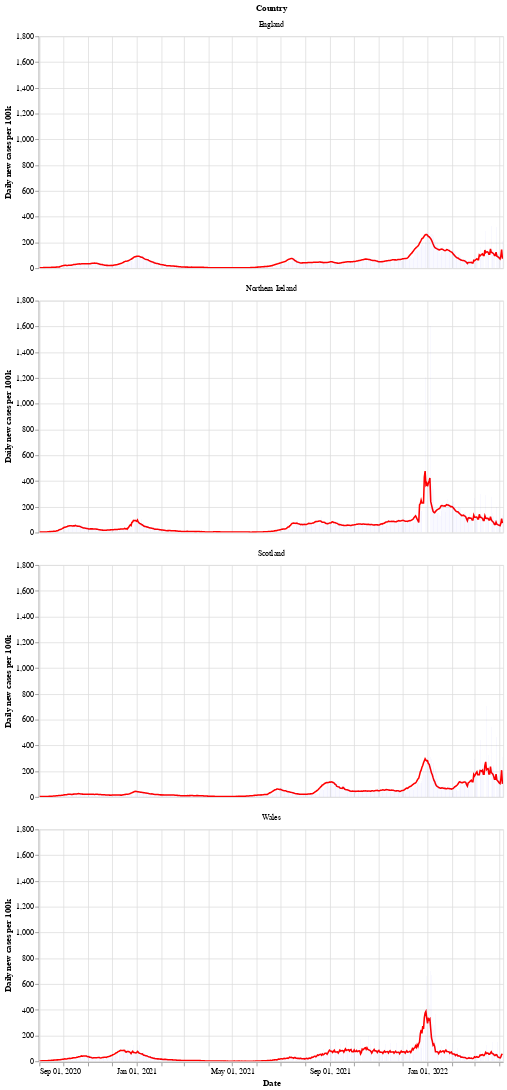

The notebook cell this image was saved under:
### Markdown cell above
Next is a bar chart of the number of new cases in each country (per 100k population), with the 7 day moving average of cases. Again we see that Wales saw a longer period of raising and falling cases compared to the other countries.

After a period of cases falling, each nation is now seeing a rise in the number of cases - especially in Wales.

### Code cell
# collapse
bars = alt.Chart(uk_cases).mark_bar().encode(
    x=alt.X("yearmonthdate(date):T", axis=alt.Axis(title='Date')),
    y=alt.Y("newCasesRate:Q", axis=alt.Axis(title='Daily new cases per 100k')),
    tooltip='newCasesRate',
    color=alt.condition(
        alt.datum.dailyChange > 0,
        alt.value("orange"),  # The positive color
        alt.value("blue")  # The negative color
    )
).properties(title='New cases per 100k population with rolling 7 day average', width=600).interactive()
line = alt.Chart(uk_cases).mark_line(
    color='red',
    size=2,
).transform_window(
    rolling_mean='mean(newCasesRate)',
    frame=[0, 7],
    groupby=['areaName']
).encode(
    x='yearmonthdate(date):T',
    y='rolling_mean:Q'
)
alt.layer(line, bars, data=uk_cases).facet(alt.Row('areaName', title='Country'), columns=1)

### Figure 1 — Vega-Lite specification as saved in the notebook (floating-point values rounded to 4 significant figures; data arrays with more than 128 entries replaced by an {"elided": "..."} marker saying what was removed)
{"config": {"view": {"continuousWidth": 400, "continuousHeight": 300}}, "data": {"name": "data-f05bd9f962dea038e03f6784cc409371"}, "facet": {"type": "nominal", "field": "areaName", "title": "Country"}, "spec": {"layer": [{"mark": {"type": "line", "color": "red", "size": 2}, "encoding": {"x": {"type": "temporal", "field": "date", "timeUnit": "yearmonthdate"}, "y": {"type": "quantitative", "field": "rolling_mean"}}, "transform": [{"window": [{"op": "mean", "field": "newCasesRate", "as": "rolling_mean"}], "frame": [0, 7], "groupby": ["areaName"]}]}, {"mark": "bar", "encoding": {"color": {"condition": {"value": "orange", "test": "(datum.dailyChange > 0)"}, "value": "blue"}, "tooltip": {"type": "quantitative", "field": "newCasesRate"}, "x": {"type": "temporal", "axis": {"title": "Date"}, "field": "date", "timeUnit": "yearmonthdate"}, "y": {"type": "quantitative", "axis": {"title": "Daily new cases per 100k"}, "field": "newCasesRate"}}, "selection": {"selector002": {"type": "interval", "bind": "scales", "encodings": ["x", "y"]}}, "title": "New cases per 100k population with rolling 7 day average", "width": 600}]}, "columns": 1, "$schema": "https://vega.github.io/schema/vega-lite/v4.8.1.json", "datasets": {"data-f05bd9f962dea038e03f6784cc409371": {"elided": "2328 records"}}}
